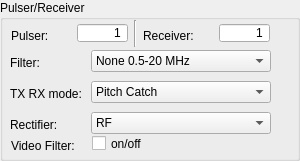
          <widget class="QGroupBox" name="BoxPulserReceiver">
           <property name="geometry">
            <rect>
             <x>10</x>
             <y>230</y>
             <width>300</width>
             <height>161</height>
            </rect>
           </property>
           <property name="maximumSize">
            <size>
             <width>300</width>
             <height>16777215</height>
            </size>
           </property>
           <property name="title">
            <string>Pulser/Receiver</string>
           </property>
           <widget class="QWidget" name="layoutWidget2">
            <property name="geometry">
             <rect>
              <x>11</x>
              <y>20</y>
              <width>259</width>
              <height>27</height>
             </rect>
            </property>
            <layout class="QHBoxLayout" name="horizontalLayout">
             <item>
              <widget class="QLabel" name="LabelPulser">
               <property name="sizePolicy">
                <sizepolicy hsizetype="Fixed" vsizetype="Fixed">
                 <horstretch>0</horstretch>
                 <verstretch>0</verstretch>
                </sizepolicy>
               </property>
               <property name="minimumSize">
                <size>
                 <width>60</width>
                 <height>25</height>
                </size>
               </property>
               <property name="maximumSize">
                <size>
                 <width>60</width>
                 <height>20</height>
                </size>
               </property>
               <property name="text">
                <string>Pulser:</string>
               </property>
              </widget>
             </item>
             <item>
              <widget class="QSpinBox" name="ValuePulser">
               <property name="sizePolicy">
                <sizepolicy hsizetype="Minimum" vsizetype="Fixed">
                 <horstretch>0</horstretch>
                 <verstretch>0</verstretch>
                </sizepolicy>
               </property>
               <property name="minimumSize">
                <size>
                 <width>50</width>
                 <height>20</height>
                </size>
               </property>
               <property name="maximumSize">
                <size>
                 <width>16777215</width>
                 <height>20</height>
                </size>
               </property>
               <property name="alignment">
                <set>Qt::AlignRight|Qt::AlignTrailing|Qt::AlignVCenter</set>
               </property>
               <property name="buttonSymbols">
                <enum>QAbstractSpinBox::NoButtons</enum>
               </property>
               <property name="minimum">
                <number>1</number>
               </property>
               <property name="maximum">
                <number>128</number>
               </property>
              </widget>
             </item>
             <item>
              <widget class="Line" name="line_5">
               <property name="orientation">
                <enum>Qt::Vertical</enum>
               </property>
              </widget>
             </item>
             <item>
              <widget class="QLabel" name="LabelReceiver">
               <property name="sizePolicy">
                <sizepolicy hsizetype="Fixed" vsizetype="Fixed">
                 <horstretch>0</horstretch>
                 <verstretch>0</verstretch>
                </sizepolicy>
               </property>
               <property name="minimumSize">
                <size>
                 <width>70</width>
                 <height>25</height>
                </size>
               </property>
               <property name="maximumSize">
                <size>
                 <width>70</width>
                 <height>20</height>
                </size>
               </property>
               <property name="text">
                <string>Receiver:</string>
               </property>
              </widget>
             </item>
             <item>
              <widget class="QSpinBox" name="ValueReceiver">
               <property name="sizePolicy">
                <sizepolicy hsizetype="Minimum" vsizetype="Fixed">
                 <horstretch>0</horstretch>
                 <verstretch>0</verstretch>
                </sizepolicy>
               </property>
               <property name="minimumSize">
                <size>
                 <width>50</width>
                 <height>20</height>
                </size>
               </property>
               <property name="maximumSize">
                <size>
                 <width>16777215</width>
                 <height>20</height>
                </size>
               </property>
               <property name="alignment">
                <set>Qt::AlignRight|Qt::AlignTrailing|Qt::AlignVCenter</set>
               </property>
               <property name="buttonSymbols">
                <enum>QAbstractSpinBox::NoButtons</enum>
               </property>
               <property name="minimum">
                <number>1</number>
               </property>
               <property name="maximum">
                <number>128</number>
               </property>
              </widget>
             </item>
            </layout>
           </widget>
           <widget class="QCheckBox" name="CheckVideoFilter">
            <property name="geometry">
             <rect>
              <x>92</x>
              <y>134</y>
              <width>54</width>
              <height>19</height>
             </rect>
            </property>
            <property name="text">
             <string>on/off</string>
            </property>
           </widget>
           <widget class="QLabel" name="LabelViedoFilter">
            <property name="geometry">
             <rect>
              <x>11</x>
              <y>133</y>
              <width>75</width>
              <height>25</height>
             </rect>
            </property>
            <property name="sizePolicy">
             <sizepolicy hsizetype="Fixed" vsizetype="Fixed">
              <horstretch>0</horstretch>
              <verstretch>0</verstretch>
             </sizepolicy>
            </property>
            <property name="minimumSize">
             <size>
              <width>75</width>
              <height>25</height>
             </size>
            </property>
            <property name="text">
             <string>Video Filter:</string>
            </property>
           </widget>
           <widget class="QWidget" name="layoutWidget91">
            <property name="geometry">
             <rect>
              <x>10</x>
              <y>50</y>
              <width>261</width>
              <height>89</height>
             </rect>
            </property>
            <layout class="QFormLayout" name="formLayout_2">
             <item row="0" column="0">
              <widget class="QLabel" name="LabelFilter">
               <property name="sizePolicy">
                <sizepolicy hsizetype="Fixed" vsizetype="Fixed">
                 <horstretch>0</horstretch>
                 <verstretch>0</verstretch>
                </sizepolicy>
               </property>
               <property name="minimumSize">
                <size>
                 <width>75</width>
                 <height>25</height>
                </size>
               </property>
               <property name="text">
                <string>Filter:</string>
               </property>
              </widget>
             </item>
             <item row="0" column="1">
              <widget class="QComboBox" name="ComFilter">
               <item>
                <property name="text">
                 <string>None 0.5-20 MHz</string>
                </property>
               </item>
               <item>
                <property name="text">
                 <string>Auto</string>
                </property>
               </item>
               <item>
                <property name="text">
                 <string>1 MHz</string>
                </property>
               </item>
               <item>
                <property name="text">
                 <string>1.5 - 2.5 MHz</string>
                </property>
               </item>
               <item>
                <property name="text">
                 <string>3 - 5 MHz</string>
                </property>
               </item>
               <item>
                <property name="text">
                 <string>7.5 MHz</string>
                </property>
               </item>
               <item>
                <property name="text">
                 <string>&gt;= 10 MHz</string>
                </property>
               </item>
              </widget>
             </item>
             <item row="1" column="0">
              <widget class="QLabel" name="LabelTxRxMode">
               <property name="sizePolicy">
                <sizepolicy hsizetype="Fixed" vsizetype="Fixed">
                 <horstretch>0</horstretch>
                 <verstretch>0</verstretch>
                </sizepolicy>
               </property>
               <property name="minimumSize">
                <size>
                 <width>75</width>
                 <height>25</height>
                </size>
               </property>
               <property name="text">
                <string>TX RX mode:</string>
               </property>
              </widget>
             </item>
             <item row="1" column="1">
              <widget class="QComboBox" name="ComTxRxMode">
               <item>
                <property name="text">
                 <string>Pitch Catch</string>
                </property>
               </item>
               <item>
                <property name="text">
                 <string>Pitch Echo</string>
                </property>
               </item>
               <item>
                <property name="text">
                 <string>Through Trans</string>
                </property>
               </item>
               <item>
                <property name="text">
                 <string>TOFD</string>
                </property>
               </item>
              </widget>
             </item>
             <item row="2" column="0">
              <widget class="QLabel" name="LabelRectifier">
               <property name="sizePolicy">
                <sizepolicy hsizetype="Fixed" vsizetype="Fixed">
                 <horstretch>0</horstretch>
                 <verstretch>0</verstretch>
                </sizepolicy>
               </property>
               <property name="minimumSize">
                <size>
                 <width>75</width>
                 <height>25</height>
                </size>
               </property>
               <property name="text">
                <string>Rectifier:</string>
               </property>
              </widget>
             </item>
             <item row="2" column="1">
              <widget class="QComboBox" name="ComRectifier">
               <item>
                <property name="text">
                 <string>RF</string>
                </property>
               </item>
               <item>
                <property name="text">
                 <string>HW+</string>
                </property>
               </item>
               <item>
                <property name="text">
                 <string>HW-</string>
                </property>
               </item>
               <item>
                <property name="text">
                 <string>FW</string>
                </property>
               </item>
              </widget>
             </item>
            </layout>
           </widget>
          </widget>
